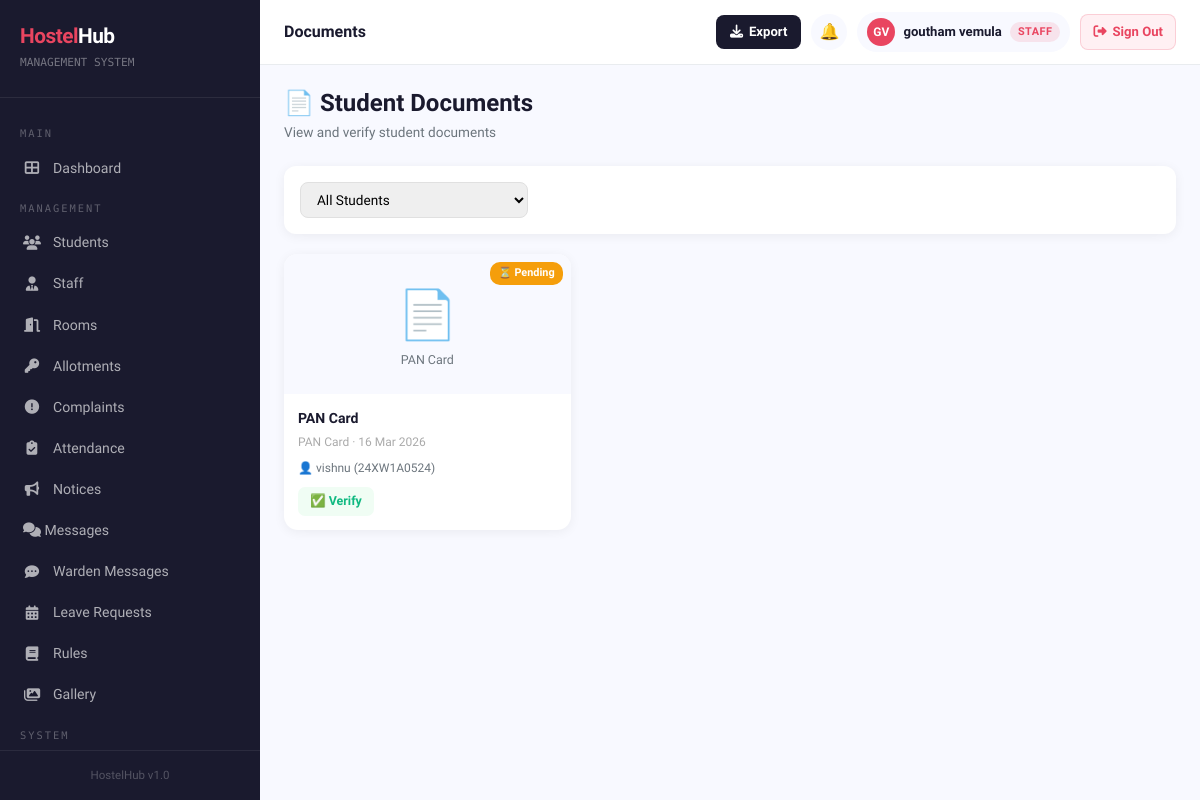
Page /documents/ (signed in) on the committed database.
### hostelapp/models.py (models this page shows, shortened)
class StudentDocument(models.Model):
    DOCUMENT_TYPES = [
        ('aadhar',      'Aadhar Card'),
        ('pan',         'PAN Card'),
        ('college_id',  'College ID Card'),
        ('bonafide',    'Bonafide Certificate'),
        ('fee_receipt', 'Fee Receipt'),
        ('photo',       'Passport Photo'),
        ('other',       'Other Document'),
    ]
    student       = models.ForeignKey(StudentProfile, on_delete=models.CASCADE, related_name='documents')
    document_type = models.CharField(max_length=20, choices=DOCUMENT_TYPES)
    title         = models.CharField(max_length=200)
    file          = models.FileField(upload_to='student_documents/')
    uploaded_at   = models.DateTimeField(auto_now_add=True)
    is_verified   = models.BooleanField(default=False)
    class Meta:
        ordering = ['-uploaded_at']

class StudentProfile(models.Model):
    GENDER_CHOICES = [('M', 'Male'), ('F', 'Female'), ('O', 'Other')]
    user        = models.OneToOneField(User, on_delete=models.CASCADE, related_name='student_profile')
    roll_number = models.CharField(max_length=20, unique=True)
    block       = models.ForeignKey(
        HostelBlock,
        on_delete=models.SET_NULL,
        null=True, blank=True,
        related_name='students'
    )
    hostel_type = models.CharField(
        max_length=10,
        choices=[('boys', 'Boys Hostel'), ('girls', 'Girls Hostel')],
        default='boys'
    )
    phone          = models.CharField(max_length=10)
    gender         = models.CharField(max_length=1, choices=GENDER_CHOICES)
    address        = models.TextField()
    guardian_name  = models.CharField(max_length=100)
    guardian_phone = models.CharField(max_length=10)
    course         = models.CharField(max_length=100)
    year_of_study  = models.PositiveIntegerField(default=1)
    profile_photo  = models.ImageField(upload_to='students/', blank=True, null=True)
    created_at     = models.DateTimeField(auto_now_add=True)

### hostelapp/views.py (the view, shortened to what this page needs)
# urls.py: path('documents/', views.document_list, name='document_list'),
@login_required
def document_list(request):
    if is_admin(request.user):
        sel_student = request.GET.get('student', '')
        documents = StudentDocument.objects.select_related(
            'student__user').all().order_by('-uploaded_at')
        if sel_student:
            documents = documents.filter(student__id=sel_student)
        return render(request, 'hostelapp/document_list.html', {
            'documents':   documents,
            'is_admin':    True,
            'students':    StudentProfile.objects.select_related('user').all(),
            'sel_student': sel_student,
        })

### hostelapp/templates/hostelapp/document_list.html (shortened to what this page needs)
{% extends 'hostelapp/base.html' %}
{% block page_title %}Documents{% endblock %}
{% block content %}
<div style="display:flex;justify-content:space-between;align-items:center;margin-bottom:24px;flex-wrap:wrap;gap:12px;">
    <div>
        <h4 style="font-weight:800;color:#1a1a2e;margin:0;">📄 {% if is_admin %}Student Documents{% else %}My Documents{% endif %}</h4>
        <p style="color:#6c757d;font-size:0.85rem;margin:4px 0 0;">{% if is_admin %}View and verify student documents{% else %}Upload and manage your documents{% endif %}</p>
    </div>
</div>
{% if is_admin %}
<div style="background:#fff;border-radius:12px;padding:16px;margin-bottom:20px;box-shadow:0 2px 12px rgba(0,0,0,0.06);">
    <form method="get" style="display:flex;gap:10px;align-items:center;flex-wrap:wrap;">
        <select name="student" onchange="this.form.submit()"
                style="border:1px solid #e0e0e0;border-radius:8px;padding:8px 12px;font-size:0.85rem;font-family:'Sora',sans-serif;min-width:200px;">
            <option value="">All Students</option>
        </select>
    </form>
</div>
{% endif %}
{% if documents %}
<div style="display:grid;grid-template-columns:repeat(3,1fr);gap:16px;">
    {% for doc in documents %}
    <div style="background:#fff;border-radius:14px;box-shadow:0 2px 12px rgba(0,0,0,0.06);overflow:hidden;">
        <div style="height:140px;background:#f8f9ff;display:flex;align-items:center;justify-content:center;position:relative;">
            {% if not is_admin and doc.is_image %}
            <img src="{{ doc.file.url }}" style="width:100%;height:140px;object-fit:cover;cursor:pointer;"
                 onclick="window.open('{{ doc.file.url }}','_blank')">
            {% elif not is_admin and doc.is_pdf %}
            <div style="text-align:center;">
                <div style="font-size:3rem;">📑</div>
                <div style="font-size:0.78rem;color:#e94560;font-weight:700;">PDF</div>
            </div>
            {% else %}
            <div style="text-align:center;">
                <div style="font-size:3rem;">📄</div>
                <div style="font-size:0.78rem;color:#6c757d;">{{ doc.get_document_type_display }}</div>
            </div>
            {% endif %}
            {% if doc.is_verified %}
            <span style="position:absolute;top:8px;right:8px;background:#10b981;color:#fff;font-size:0.68rem;font-weight:700;padding:3px 8px;border-radius:10px;">✅ Verified</span>
            {% else %}
            <span style="position:absolute;top:8px;right:8px;background:#f59e0b;color:#fff;font-size:0.68rem;font-weight:700;padding:3px 8px;border-radius:10px;">⏳ Pending</span>
            {% endif %}
        </div>
        <div style="padding:14px;">
            <div style="font-weight:700;font-size:0.88rem;color:#1a1a2e;margin-bottom:4px;">{{ doc.title }}</div>
            <div style="font-size:0.75rem;color:#aaa;margin-bottom:8px;">
                {{ doc.get_document_type_display }} · {{ doc.uploaded_at|date:"d M Y" }}
            </div>
            {% if is_admin %}
            <div style="font-size:0.75rem;color:#6c757d;margin-bottom:10px;">
                👤 {{ doc.student.user.get_full_name }} ({{ doc.student.roll_number }})
            </div>
            {% endif %}
            <div style="display:flex;gap:8px;flex-wrap:wrap;">
                {% if not is_admin %}
                <a href="{{ doc.file.url }}" target="_blank"
                   style="background:#f0f4ff;color:#0f3460;padding:5px 12px;border-radius:7px;font-size:0.78rem;font-weight:600;text-decoration:none;">
                    👁️ View
                </a>
                <a href="{{ doc.file.url }}" download
                   style="background:#f0fdf4;color:#10b981;padding:5px 12px;border-radius:7px;font-size:0.78rem;font-weight:600;text-decoration:none;">
                    ⬇️ Download
                </a>
                <form method="post" action="{% url 'document_delete' doc.pk %}"
                      onsubmit="return confirm('Delete this document?')" style="display:inline;">
                    {% csrf_token %}
                    <button type="submit"
                        style="background:#fff0f3;color:#e94560;border:none;padding:5px 12px;border-radius:7px;font-size:0.78rem;font-weight:600;cursor:pointer;">
                        🗑️
                    </button>
                </form>
                {% else %}
                <a href="{% url 'document_verify' doc.pk %}"
                   style="background:{% if doc.is_verified %}#fff0f3{% else %}#f0fdf4{% endif %};
                          color:{% if doc.is_verified %}#e94560{% else %}#10b981{% endif %};
                          padding:5px 12px;border-radius:7px;font-size:0.78rem;font-weight:600;text-decoration:none;">
                    {% if doc.is_verified %}❌ Unverify{% else %}✅ Verify{% endif %}
                </a>
                {% endif %}
            </div>
        </div>
    </div>
    {% endfor %}
</div>
{% endif %}
{% endblock %}

### hostelapp/templates/hostelapp/base.html (shortened to what this page needs)
<!DOCTYPE html>
<html lang="en">
<head>
    <link href="https://cdn.jsdelivr.net/npm/bootstrap@5.3.0/dist/css/bootstrap.min.css" rel="stylesheet">
    <link href="https://cdnjs.cloudflare.com/ajax/libs/font-awesome/6.4.0/css/all.min.css" rel="stylesheet">
</head>
<body>
{% if user.is_authenticated %}
<div class="sidebar" id="sidebar">
    <div class="sidebar-brand">
        <h4><span>Hostel</span>Hub</h4>
        <small>MANAGEMENT SYSTEM</small>
    </div>
    <nav class="sidebar-nav">
        <div class="nav-section-label">Main</div>
        <a href="{% url 'dashboard' %}" class="{% if request.resolver_match.url_name == 'dashboard' %}active{% endif %}">
            <i class="fas fa-th-large"></i> Dashboard
        </a>
        {% if user.is_staff or user.is_superuser or perms.hostelapp.change_room or perms.hostelapp.add_roomallotment or perms.hostelapp.change_complaint or perms.hostelapp.view_studentprofile %}
        {% if user.is_superuser %}
        <div class="nav-section-label">Management</div>
        <a href="{% url 'student_list' %}" class="{% if 'student' in request.resolver_match.url_name %}active{% endif %}">
            <i class="fas fa-users"></i> Students
        </a>
        <a href="{% url 'staff_list' %}" class="{% if 'staff' in request.resolver_match.url_name %}active{% endif %}">
            <i class="fas fa-user-tie"></i> Staff
        </a>
        <a href="{% url 'room_list' %}" class="{% if 'room' in request.resolver_match.url_name %}active{% endif %}">
            <i class="fas fa-door-open"></i> Rooms
        </a>
        <a href="{% url 'allotment_list' %}" class="{% if 'allotment' in request.resolver_match.url_name %}active{% endif %}">
            <i class="fas fa-key"></i> Allotments
        </a>
        <a href="{% url 'complaint_list' %}" class="{% if 'complaint' in request.resolver_match.url_name %}active{% endif %}">
            <i class="fas fa-exclamation-circle"></i> Complaints
        </a>
        <a href="{% url 'attendance_list' %}" {% if request.resolver_match.url_name == 'attendance_list' or request.resolver_match.url_name == 'attendance_report' %}class="active"{% endif %}>
            <i class="fas fa-clipboard-check"></i> Attendance
        </a>
        <a href="{% url 'notice_list' %}" class="{% if 'notice' in request.resolver_match.url_name %}active{% endif %}">
            <i class="fas fa-bullhorn"></i> Notices
        </a>
        <a href="{% url 'inbox' %}" class="{% if request.resolver_match.url_name == 'inbox' or request.resolver_match.url_name == 'chat' %}active{% endif %}" style="justify-content:space-between;">
            <span><i class="fas fa-comments"></i> Messages</span>
        </a>
        <a href="{% url 'warden_inbox' %}" class="{% if request.resolver_match.url_name == 'warden_inbox' or request.resolver_match.url_name == 'warden_chat' %}active{% endif %}">
            <i class="fas fa-comment-dots"></i> Warden Messages
        </a>
        <a href="{% url 'leave_list' %}" class="{% if 'leave' in request.resolver_match.url_name %}active{% endif %}">
            <i class="fas fa-calendar-alt"></i> Leave Requests
        </a>
        <a href="{% url 'rules_list' %}" class="{% if 'rule' in request.resolver_match.url_name %}active{% endif %}">
            <i class="fas fa-book"></i> Rules
        </a>
        <a href="{% url 'gallery' %}" class="{% if 'gallery' in request.resolver_match.url_name %}active{% endif %}">
            <i class="fas fa-images"></i> Gallery
        </a>
        <div class="nav-section-label">System</div>
        {% endif %}
        {% endif %}
    </nav>
    <div class="sidebar-footer">
        <div style="font-size:0.72rem;color:rgba(255,255,255,0.25);text-align:center;">HostelHub v1.0</div>
    </div>
</div>
<div class="main-content">
    <div class="topbar">
        <div class="topbar-left">
            <h5>{% block page_title %}Dashboard{% endblock %}</h5>
        </div>
        <div class="topbar-right">
            {% if user.is_authenticated and user.is_staff or user.is_authenticated and user.is_superuser %}
            <button class="export-topbar-btn" onclick="document.getElementById('exportModal').style.display='flex'" title="Export Data">
                <i class="fas fa-download"></i>
                <span class="btn-label">Export</span>
            </button>
            {% endif %}
            <div style="position:relative;">
                <a href="{% url 'notifications_list' %}" class="topbar-icon-btn" title="Notifications">🔔</a>
            </div>
            {% if user.is_authenticated and not user.is_staff and not user.is_superuser %}
            <a href="{% url 'profile' %}" style="text-decoration:none;">
            {% else %}
            <a href="{% url 'admin_profile' %}" style="text-decoration:none;">
            {% endif %}
                <div class="user-badge">
                    {% if user.is_authenticated and not user.is_staff and not user.is_superuser %}
                        {% with profile=user.student_profile %}
                        {% if profile.profile_photo %}
                        <img src="{{ profile.profile_photo.url }}" style="width:28px;height:28px;border-radius:50%;object-fit:cover;border:2px solid #e94560;">
                        {% else %}
                        <div class="avatar">{{ user.first_name|first|upper }}{{ user.last_name|first|upper }}</div>
                        {% endif %}
                        {% endwith %}
                    {% else %}
                    <div class="avatar">{{ user.first_name|first|upper }}{{ user.last_name|first|upper }}</div>
                    {% endif %}
                    <span class="user-name">{{ user.get_full_name|default:user.username }}</span>
                    {% if user.is_staff or user.is_superuser %}
                    <span class="badge-admin hide-mobile">Staff</span>
                    {% endif %}
                </div>
            </a>
            <form method="post" action="{% url 'logout' %}" style="margin:0;">
                <button type="submit"
                   style="display:flex;align-items:center;gap:6px;background:#fff0f3;color:#e94560;
                          padding:7px 12px;border-radius:8px;font-size:0.82rem;cursor:pointer;
                          font-weight:700;border:1.5px solid rgba(233,69,96,0.2);transition:all 0.2s;
                          flex-shrink:0;font-family:'Sora',sans-serif;"
                   onmouseover="this.style.background='#e94560';this.style.color='#fff'"
                   onmouseout="this.style.background='#fff0f3';this.style.color='#e94560'">
                    <i class="fas fa-sign-out-alt"></i>
                    <span class="signout-text">Sign Out</span>
                </button>
            </form>
        </div>
    </div>
    <div class="content-area">
        {% block content %}{% endblock %}
    </div>
</div>
{% else %}
{% block public_content %}{% endblock %}
{% endif %}
</body>
</html>

### rows in the picture
StudentDocument: document_type "PAN Card", is_verified "⏳ Pending", title "PAN Card", uploaded_at "16 Mar 2026", student.user.get_full_name "vishnu", student.roll_number "24XW1A0524"

### other values in the picture
{{ user.first_name|first|upper }} "G"
{{ user.last_name|first|upper }} "V"
{{ user.get_full_name|default:user.username }} "goutham vemula"
